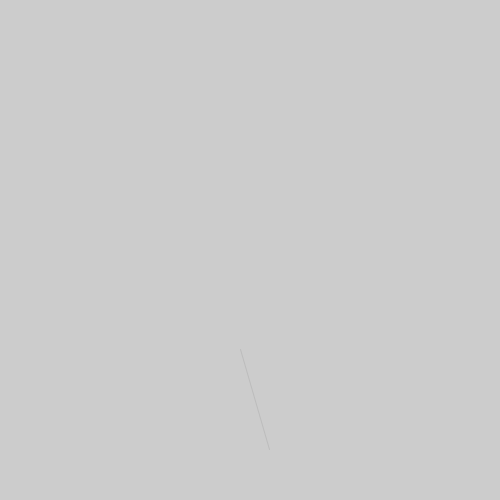
Frame 1 (no input)
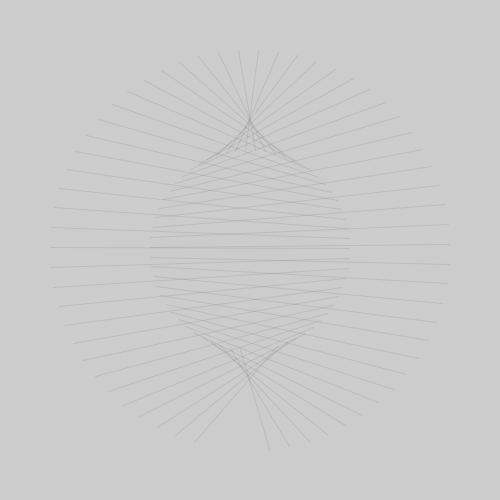
Frame 60 (the mouse pressed at the canvas centre just before this capture)
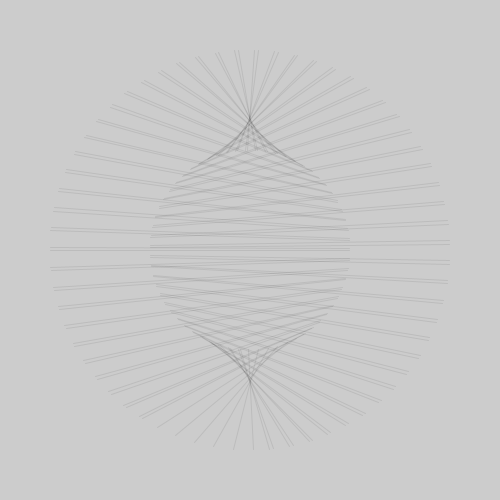
Frame 120 (the mouse held since frame 60 and released just before this capture)

The Processing sketch that drew these frames (run headless with seeded random() and noise(); from frame 60 on, the mouse is pressed at the canvas centre):

// Processing sketch: processing_138783
// ── processing_138783.pde

  

void setup() {
  size(500, 500);
}
float angle;
void draw() {
  //rect(0,0,width,height);
  //fill(200,10);
   translate(250,250);
   angle+=0.1;
   stroke(0,20);
   angle=angle%TWO_PI;
   float x = (cos(angle)*0) -(sin(angle)*100);
   float y = (sin(angle)*0) +(cos(angle)*100);
   float x2 = (cos(-angle)*0) -(sin(-angle)*100);
   float y2 = (sin(-angle)*0) +(cos(-angle)*100);
   x2*=2;
   y2*=2;
   line(x2,y2,x,y);
//  ellipse(x,y,10,10);
//  ellipse(x2,y2,10,10);
} 
